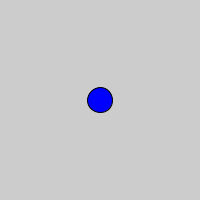
Frame 1 (no input)
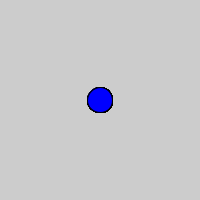
Frame 60 (the mouse pressed at the canvas centre just before this capture)
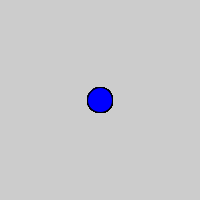
Frame 120 (the mouse held since frame 60 and released just before this capture)

The Processing sketch that drew these frames (run headless with seeded random() and noise(); from frame 60 on, the mouse is pressed at the canvas centre):

// Processing sketch: processing_73031
// ── processing_73031.pde

/* in this example, an ellipse is positioned using the width
and height system variables.

Developed by: Laura Maye, University of Limerick
*/

//declarng GLOBAL variables for the positions of the shapes
int posX, posY;
int shapeSize;

void setup()
{
  size(200, 200);
  //setting the position of the variables to width/2 and height/2
  posX = width/2;  // (width = 200, therefore 200/2 = 100)
  posY = height/2;  // (height = 200, therefore 200/2 = 100)
  shapeSize = width/8;  // (width = 200, therefore 200/8 = 45)
}

void draw()
{
  fill(0, 0, 255);  //fill the shape blue
  ellipse(posX, posY, shapeSize, shapeSize); //use variables to position the shape
}
